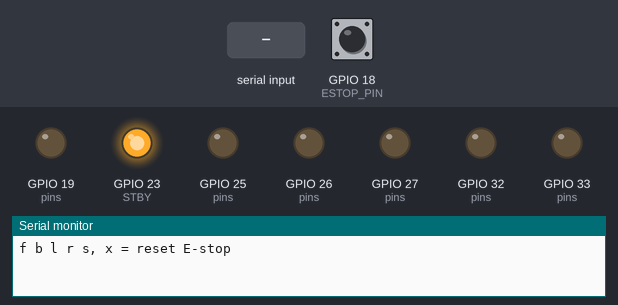
The sketch below on a simulated ESP32. Parts: output pins drawn as LEDs (lit = HIGH), the last lines printed to the serial monitor. The inputs (shaded band) are chosen by the test bench; at power-on: GPIO 18 (ESTOP_PIN) HIGH.

Above: at 1.2 s.
1.3 s: "f\n" received over Serial
At 2.1 s:
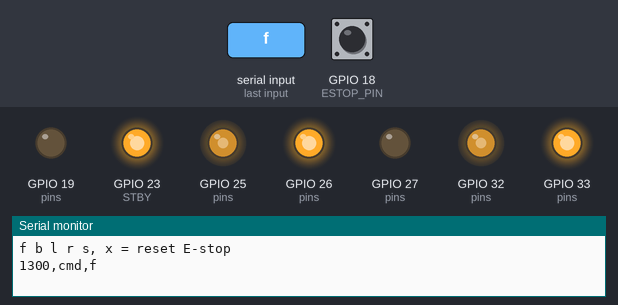
3.8 s: "b\n" received over Serial
At 4.1 s:
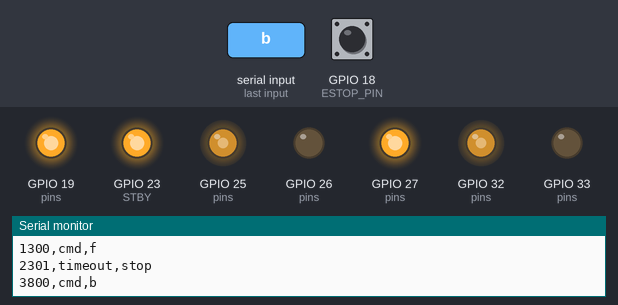
6.3 s: "l\n" received over Serial
At 7.1 s:
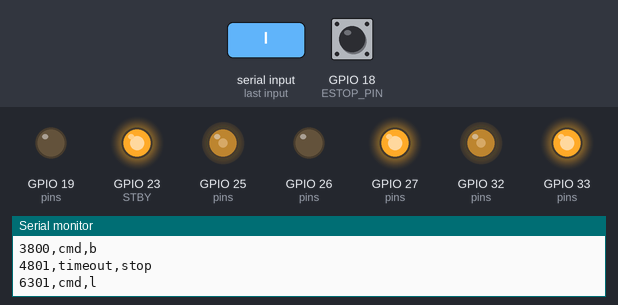
8.8 s: "r\n" received over Serial
At 9.1 s:
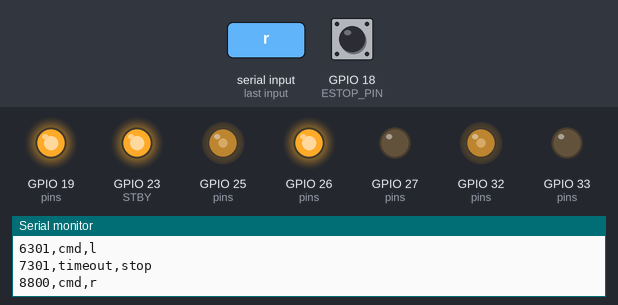
Timing chart, 0 to 11.8 s (numbered marks = the images above; inputs shaded):
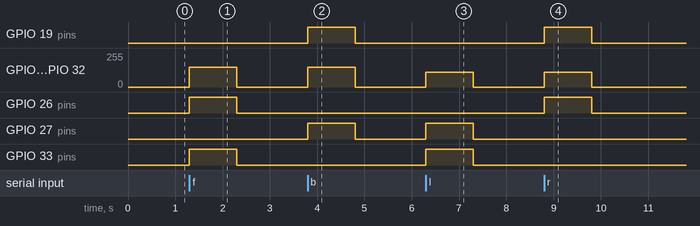

The sketch:

02_safe_drive.ino
```cpp
/*
  02_safe_drive — drive from the Serial Monitor with the 3 core safety rules.

  Type (115200, "Newline"):  f = forward   b = back   l = left   r = right   s = stop   x = reset E-stop
  Each command lasts only TIMEOUT_MS. To keep driving you must keep sending.
  That's the most important robot rule: NO NEWS = STOP.

  Rules in this sketch:
    1. Timeout: no command for 1 s -> stop
    2. Speed limit: never faster than MAX_SPEED
    3. E-stop button (GPIO18): latched, motors off until you type x
*/
const int PWMA = 25, AIN1 = 26, AIN2 = 27, PWMB = 32, BIN1 = 33, BIN2 = 19, STBY = 23;
const int ESTOP_PIN = 18;
const int MAX_SPEED = 150;                 // out of 255. Start slow!
const int TURN_SPEED = 110;
const unsigned long TIMEOUT_MS = 1000;

unsigned long lastCmd = 0;
bool estop = false;
char current = 's';

/** Purpose: drive one motor. Args: pins, speed -255..255. Returns: nothing. */
void motor(int pwm, int in1, int in2, int speed) {
  speed = constrain(speed, -MAX_SPEED, MAX_SPEED);   // SPEED LIMIT, always
  digitalWrite(in1, speed > 0);
  digitalWrite(in2, speed < 0);
  analogWrite(pwm, abs(speed));
}

/** Purpose: set both wheels. Args: left, right speeds. Returns: nothing. */
void drive(int left, int right) {
  motor(PWMA, AIN1, AIN2, left);
  motor(PWMB, BIN1, BIN2, right);
}

/** Purpose: stop both motors right now. Args: none. Returns: nothing. */
void stopMotors() { drive(0, 0); current = 's'; }

/** Purpose: turn a command letter into wheel speeds. Args: c. Returns: nothing. */
void apply(char c) {
  if (c == 'f') drive(MAX_SPEED, MAX_SPEED);
  else if (c == 'b') drive(-MAX_SPEED, -MAX_SPEED);
  else if (c == 'l') drive(-TURN_SPEED, TURN_SPEED);
  else if (c == 'r') drive(TURN_SPEED, -TURN_SPEED);
  else { stopMotors(); return; }
  current = c;
}

void setup() {
  Serial.begin(115200);
  int pins[] = { PWMA, AIN1, AIN2, PWMB, BIN1, BIN2, STBY };
  for (int p : pins) pinMode(p, OUTPUT);
  pinMode(ESTOP_PIN, INPUT_PULLUP);
  digitalWrite(STBY, HIGH);
  stopMotors();                                       // safe default
  Serial.println("f b l r s, x = reset E-stop");
}

void loop() {
  if (digitalRead(ESTOP_PIN) == LOW && !estop) { estop = true; stopMotors(); Serial.println("E-STOP!"); }

  while (Serial.available()) {
    char c = Serial.read();
    if (c == '\n' || c == '\r' || c == ' ') continue;
    if (c == 'x') { estop = false; Serial.println("E-stop reset"); continue; }
    if (estop) { Serial.println("refused: E-stop active (type x)"); continue; }
    apply(c);
    lastCmd = millis();
    Serial.printf("%lu,cmd,%c\n", millis(), c);
  }

  if (current != 's' && millis() - lastCmd > TIMEOUT_MS) {   // NO NEWS = STOP
    stopMotors();
    Serial.printf("%lu,timeout,stop\n", millis());
  }
}
```

Measured:
- after the input at 1.3 s, GPIO 25 (pins), GPIO 32 (pins): 0/255 → 150/255 at once, → 0/255 1.0 s later; GPIO 26 (pins), GPIO 33 (pins): LOW → HIGH at once, → LOW 1.0 s later
- after the input at 3.8 s, GPIO 19 (pins), GPIO 27 (pins): LOW → HIGH at once, → LOW 1.0 s later; GPIO 25 (pins), GPIO 32 (pins): 0/255 → 150/255 at once, → 0/255 1.0 s later
- after the input at 6.3 s, GPIO 25 (pins), GPIO 32 (pins): 0/255 → 110/255 at once, → 0/255 1.0 s later; GPIO 27 (pins), GPIO 33 (pins): LOW → HIGH at once, → LOW 1.0 s later
- after the input at 8.8 s, GPIO 19 (pins), GPIO 26 (pins): LOW → HIGH at once, → LOW 1.0 s later; GPIO 25 (pins), GPIO 32 (pins): 0/255 → 110/255 at once, → 0/255 1.0 s later
